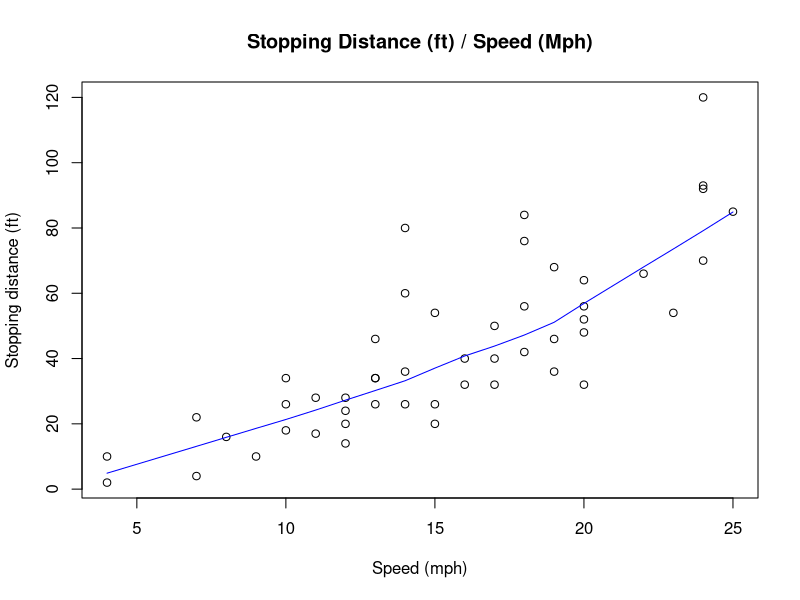
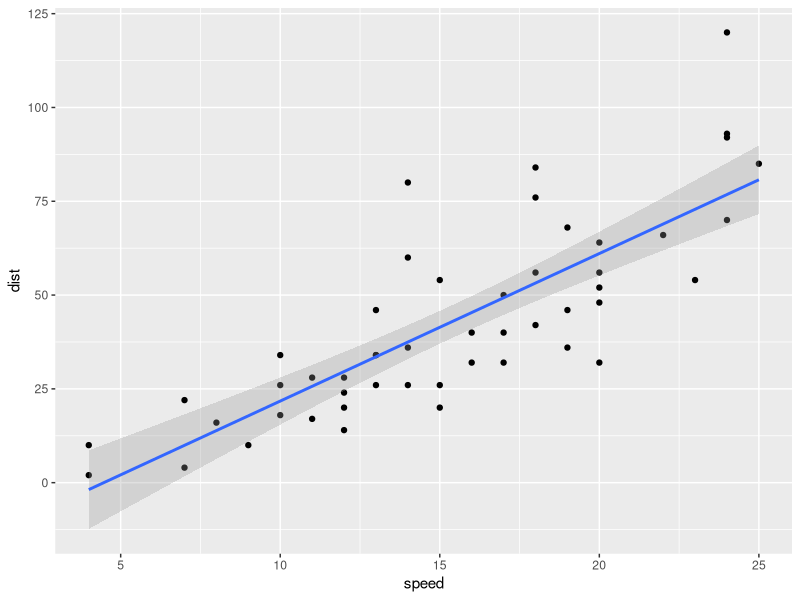
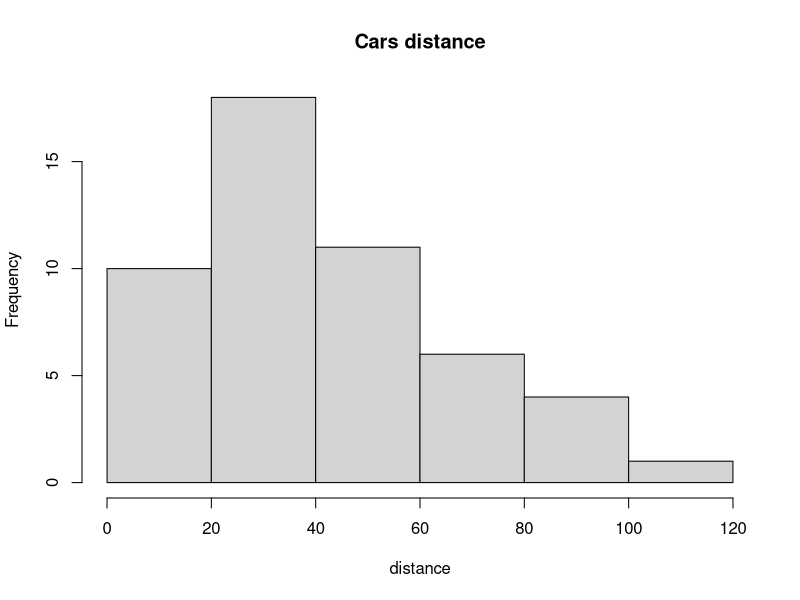
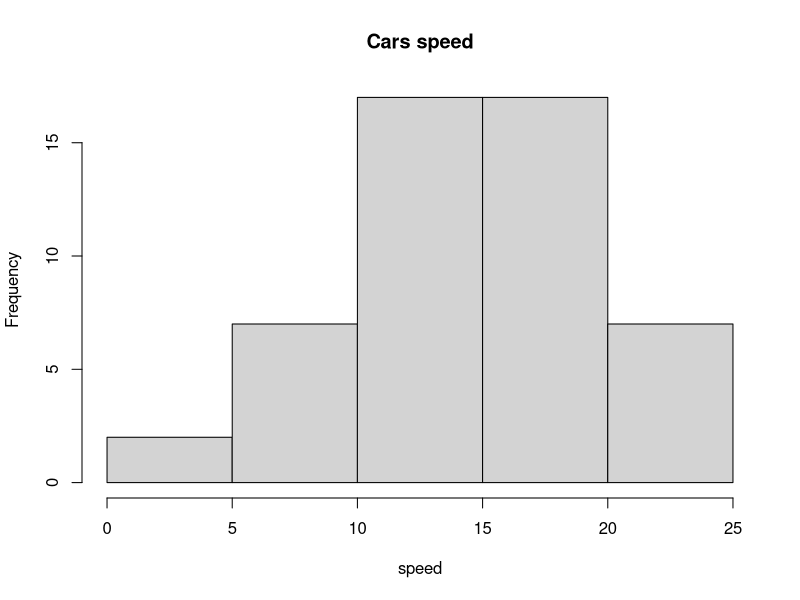
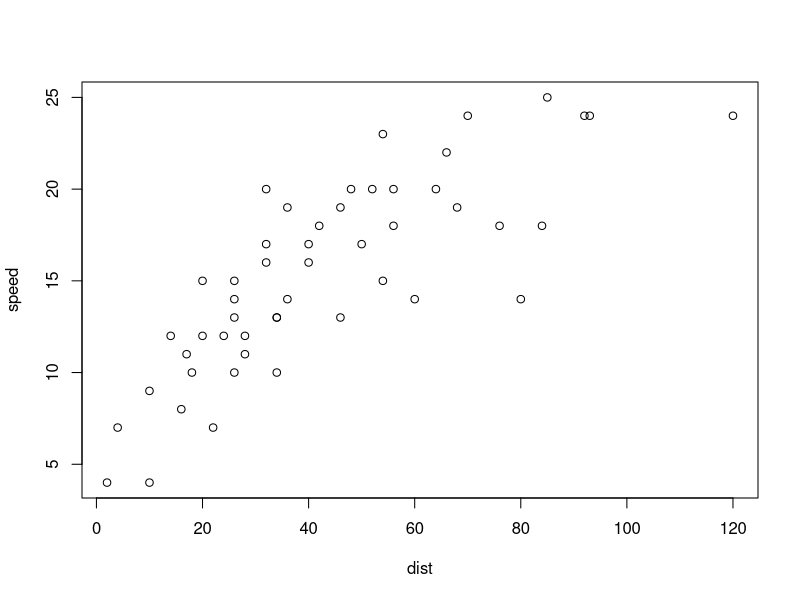
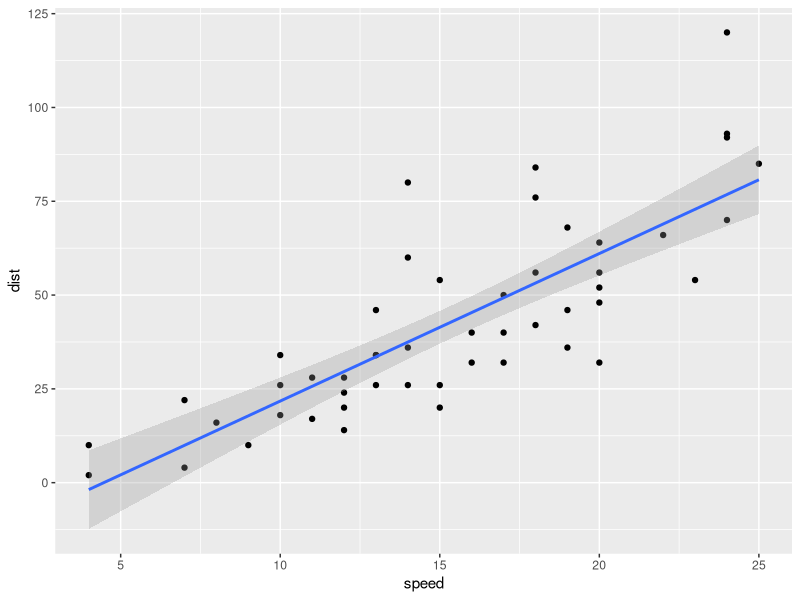

Here is the R script that generated these plots, in order:
## ---- chunk 1
knitr::opts_chunk$set(echo = TRUE)
## ---- chunk 2
library(tidyverse)
library(knitr)
library(dslabs)
## ---- chunk 3
str(cars)
kable(head(cars))
## ---- chunk 4
plot(cars, xlab = "Speed (mph)", ylab = "Stopping distance (ft)")
lines(lowess(cars$speed, cars$dist, f = 2/3, iter = 2), col = "blue")
title(main = "Stopping Distance (ft) / Speed (Mph)")
## ---- chunk 5
correlation <- cor(cars$dist, cars$speed, method = 'pearson')
print(correlation)
## ---- chunk 6
library(ggplot2)
gg <- ggplot(cars, aes(speed,dist))
gg <- gg + geom_point()
gg <- gg + geom_smooth(alpha=0.3, method="lm")
print(gg)
## ---- chunk 7
hist((cars$dist), main="Cars distance",
     xlab ="distance")
hist((cars$speed), main="Cars speed",
      xlab = "speed")
## ---- chunk 8
 plot(speed ~ dist, data = cars)
normality <- ggplot(cars, aes(speed,dist))
normality <- normality + geom_point()
normality <- normality + geom_smooth(alpha=0.3, method="lm")
print(normality)
## ---- chunk 9
speed.dist.lm <- lm(speed ~ dist, data = cars)
summary(speed.dist.lm)
